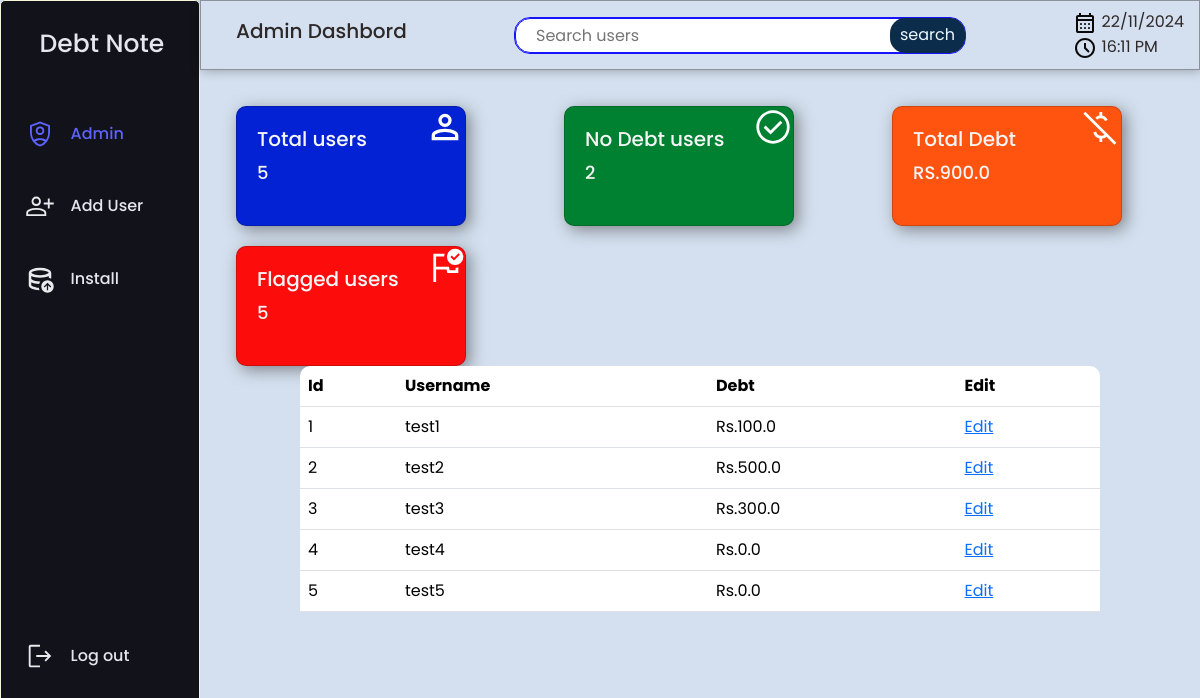
Page /admin/ (signed in) on the earlier database version.
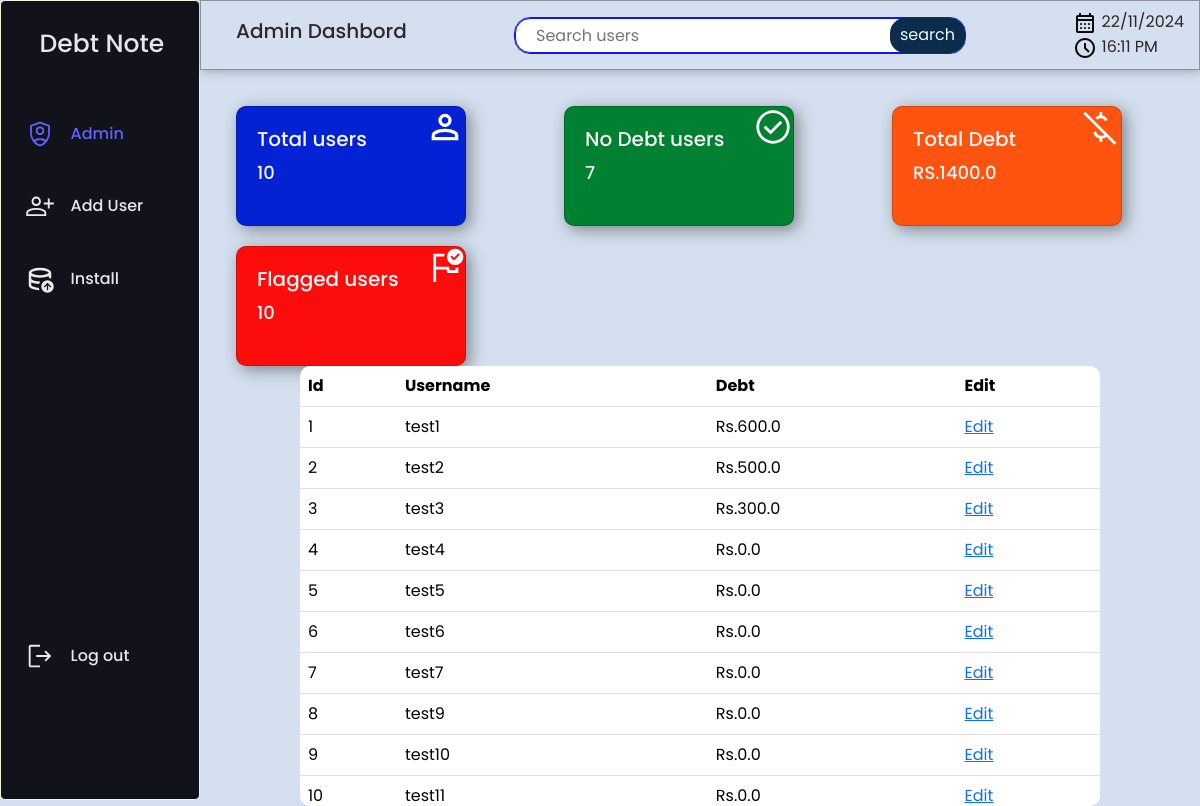
Same page on the later database version.
### DebtNote.py (models this page shows)
class User(db.Model):
    id = db.Column(db.Integer,Sequence('user_id-seq',start=0) ,primary_key=True)
    user = db.Column(db.String(50), unique = True, nullable = False)
    password = db.Column(db.CHAR(100), unique = True, nullable = False)
    user_level = db.Column(db.Integer, nullable = False)
    debt = db.Column(db.Float, nullable = False)
    flag = db.Column(db.Integer)
    created_at = db.Column(db.DateTime, default=datetime.datetime.utcnow)
    updated_at = db.Column(db.DateTime, onupdate=datetime.datetime.utcnow)

### DebtNote.py (the view)
@app.route("/admin/")
def admin():
    if session.get("user_level",0) != 1:
        abort(401)
    dtime = datetime.datetime.now()
    debt_sum = User.query.with_entities(func.sum(User.debt)).scalar()
    debt_zero = User.query.filter(User.debt == 0).count()-1
    datas = User.query.filter(User.user_level!=1).all()
    count = User.query.count()-1
    if request.args.get('search'):
        datas = User.query.filter_by(user = request.args.get('search')).filter(User.user_level!=1).all()
        if datas == []:
            flash("no user found!",category="error")
    return render_template("admin.html",datas=datas,count=count,dtime=dtime,debt_sum=debt_sum,debt_zero=debt_zero)

### templates/admin.html (shortened to what this page needs)
{% extends "base.html" %}
{% block head %}
    <link rel="stylesheet" href="{{ url_for('static',filename ='admin-style.css') }}">
{% endblock %}
{% block content %}
    <div class="hedder">
        <h5>Admin Dashbord</h5>
        <div class="search">
            <form method="get">
                <div class="wrapper-search">
                    <input class="search-bar" type="text" name="search" placeholder="Search users" autofocus>
                    <div class="wrapper-icon">
                        <input type="submit" value="search" class="search-icon">
                    </div>
                </div>
            </form>
        </div>
        <div class="date-time">
            <div class="date">
                <span>{{dtime.strftime('%d/%m/%Y')}}</span>
            </div>
            <div class="time">
                <span>{{dtime.strftime('%H:%M %p')}}</span>
            </div>
        </div>
    </div>
    <div class="admin-content">
        {% if datas | length > 1 %}
        <div class="cards">
            <div class="card user-count">
                <div class="card-text">
                    <h5>Total users</h5>
                    <span>{{count}}</span>
                </div>
            </div>
            <div class="card debt-zero">
                <div class="card-text">
                    <h5>No Debt users</h5>
                    <span>{{debt_zero}}</span>
                </div>
            </div>
            <div class="card debt-total">
                <div class="card-text">
                    <h5>Total Debt</h5>
                    <span>RS.{{debt_sum}}</span>
                </div>
            </div>
            <div class="card flag-users">
                <div class="card-text">
                    <h5>Flagged users</h5>
                    <span>{{count}}</span>
                </div>
            </div>
        </div>
        <div class="data-tables">
            <div class="table-all">
                <table class="table ">
                    <thead>
                        <tr>
                            <th>Id</th>
                            <th>Username</th>
                            <th>Debt</th>
                            <th>Edit</th>
                        </tr>
                    </thead>
                    {% for data in datas %}
                    <tr>
                        <td>{{data.id-1}}</td>
                        <td>{{data.user}}</td>
                        <td>Rs.{{data.debt}}</td>
                        <td><a href="{{ url_for('edituser', id=data.id) }}">Edit</a></td>
                    </tr>
                        {% endfor %}
                </table>
            </div>
            {% elif datas | length == 0 %}
            <p>No user found!</p>
            <a href="{{ url_for('adduser')}}" class="redirect add user">Add a new user</a>
            <a href="{{ url_for('admin') }}">Return</a>
            {% endif %}
        </div>
    </div>
{% endblock %}

### templates/base.html (shortened to what this page needs)
<!DOCTYPE html>
<html lang="en">
<head>
    <link href="https://cdn.jsdelivr.net/npm/bootstrap@5.3.3/dist/css/bootstrap.min.css" rel="stylesheet">
    <link href="https://getbootstrap.com/docs/5.3/assets/css/docs.css" rel="stylesheet">
    <link rel="stylesheet" href="{{ url_for('static',filename = 'base-style.css') }}">
    {% block head %}
    {% endblock %}
</head>
<body>
    {% if "user" in session and session["user"] is not none and session["user_level"] == 1 %}
    <nav id="sidebar">
        <ul>
            <li>
                <a href="{{ url_for('index') }}">
                    <span>Debt Note</span>
                </a>
            </li>
            <li class="active">
                <a href="{{ url_for('admin') }}">
                    <span>Admin</span>
                </a>
            </li>
            <li>
                <a href="{{ url_for('adduser') }}">
                    <span>Add User</span>
                </a>
            </li>
            <li>
                <a href="{{ url_for('install') }}">
                    <span>Install</span>
                </a>
            </li>
            <li>
                <a href="{{ url_for('logout') }}">
                    <svg xmlns="http://www.w3.org/2000/svg" height="30px" viewBox="0 -960 960 960" width="30px" fill="#e8eaed"><path d="M180-120q-24 0-42-18t-18-42v-600q0-24 18-42t42-18h299v60H180v600h299v60H180Zm486-185-43-43 102-102H360v-60h363L621-612l43-43 176 176-174 174Z"/></svg>
                    <span>Log out</span>
                </a>
            </li>
        </ul>
    </nav>
    {% endif %}
    <main>
        {% block content %}
        {% endblock %}
    </main>
</body>
</html>

### static/base-style.css (style rules this page uses)
:root { --base-clr:#11121a; --line-clr:#42434a; --hover-clr:#222533; --acent-clr:#5e63ff; --text-clr:#e6e6ef; --secondery-text-clr:#b0b3c1; }
* { margin:0; padding: 0; }
body { font-family: Poppins,'Segoe UI', Tahoma, Geneva, Verdana, sans-serif; color: var(--text-clr); min-height: 100vh; min-height: 100dvh; background-color: var(--base-clr); display:grid; grid-template-columns: auto 1fr; grid-template-rows: auto 1fr; grid-template-areas: "sidebar alert" "sidebar main" }
#sidebar { grid-area: sidebar; box-sizing: border-box; height: 100vh; width: 200px; background-color: var(--base-clr); border-right: 1px solid var(--line-clr); list-style: none; display: flex; flex-direction: column; justify-content: space-between; position: sticky; top: 0; font-weight: 500; border: 1px solid beige; border-radius: 5px; }
#sidebar li { margin:0px 0px 15px 10px; }
#sidebar ul li:first-child { font-size: 25px; margin: 10px 0 30px 25px; }
#sidebar ul li:last-child { margin-top: 40vh; }
#sidebar ul { list-style: none; padding-left: 0; }
#sidebar a, #sidebar .logo { border-radius: .5rem; padding: .85rem; text-decoration: none; color: var(--text-clr); display: flex; align-items: center; gap: 1em; }

### static/admin-style.css (style rules this page uses)
body { background-color: rgba(162, 189, 221, 0.459); color: rgb(46, 40, 40); }
.hedder { width: 100%; height: 70px; border: 1px solid rgba(0, 0, 0, 0.349); box-shadow: 1px 1px 10px #0a090948; display: flex; justify-content: space-between; align-items: center; padding: 0 15px 0 35px; position: relative; }
.search .search-bar { width: 450px; min-width: 150px; height: 35px; border: .5px solid rgb(23, 19, 250); outline: 1px solid rgb(23, 19, 250); border-radius: 15px; padding-left: 10px; }
.search .search-bar::placeholder { padding-left: 10px; }
.search .search-icon { height: 35px; width: 75px; background-color: rgb(12, 44, 75); border-radius: 15px; color: aliceblue; border: none; }
.wrapper-search { display: flex; position: relative; }
.wrapper-icon { position: absolute; right: 0; }
.cards { width: 100%; min-height: 20vh; margin-top: 36px; display: grid; grid-template-columns: repeat(auto-fit,minmax(240px,1fr)); gap: 20px; padding-left: 36px; }
.cards .card { width: 230px; height: 15vh; border-radius: 10px; box-shadow: 4px 4px 16px rgba(43, 41, 41, 0.5) ; font-size: large; font-weight: 500; padding: 20px; position: relative; color: whitesmoke; }
.cards .card svg { position: absolute; top: 0; right: 0; color: #fffb25; }
.cards .user-count { background: rgb(3, 34, 211); }
.cards .debt-total { background: rgb(255, 84, 16); }
.cards .flag-users { background: rgb(253, 12, 12); }
.cards .debt-zero { background: rgb(0, 128, 49); }
.data-tables { width: 100%; height: 55vh; position: relative; }
.table-all { width: 80%; height: 55vh; overflow: hidden auto; position: absolute; left: 50%; transform: translate(-50%); border-radius: 10px; }
.table thead tr { position: sticky; top: 0; }

Differences in the rows shown:
changed User "test1": debt "100.0" → "600.0"
added User: id "6", user "test6", debt "0.0"
added User: id "7", user "test7", debt "0.0"
added User: id "8", user "test9", debt "0.0"
added User: id "9", user "test10", debt "0.0"
added User: id "10", user "test11", debt "0.0"
Other differences:
{{ count }}: "5" → "10"
{{ debt_zero }}: "2" → "7"
{{ debt_sum }}: "900.0" → "1400.0"
